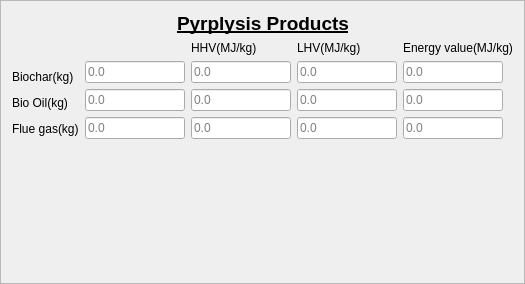
          <widget class="QFrame" name="frame_3">
           <property name="styleSheet">
            <string notr="true">background: none;</string>
           </property>
           <property name="frameShape">
            <enum>QFrame::StyledPanel</enum>
           </property>
           <property name="frameShadow">
            <enum>QFrame::Raised</enum>
           </property>
           <layout class="QGridLayout" name="gridLayout_2">
            <item row="0" column="0">
             <layout class="QHBoxLayout" name="horizontalLayout_32">
              <item>
               <spacer name="horizontalSpacer_17">
                <property name="orientation">
                 <enum>Qt::Horizontal</enum>
                </property>
                <property name="sizeHint" stdset="0">
                 <size>
                  <width>40</width>
                  <height>20</height>
                 </size>
                </property>
               </spacer>
              </item>
              <item>
               <widget class="QLabel" name="label_27">
                <property name="font">
                 <font>
                  <pointsize>14</pointsize>
                  <weight>75</weight>
                  <bold>true</bold>
                  <underline>true</underline>
                 </font>
                </property>
                <property name="text">
                 <string>Pyrplysis Products</string>
                </property>
               </widget>
              </item>
              <item>
               <spacer name="horizontalSpacer_18">
                <property name="orientation">
                 <enum>Qt::Horizontal</enum>
                </property>
                <property name="sizeHint" stdset="0">
                 <size>
                  <width>40</width>
                  <height>20</height>
                 </size>
                </property>
               </spacer>
              </item>
             </layout>
            </item>
            <item row="1" column="0">
             <layout class="QHBoxLayout" name="horizontalLayout_18">
              <item>
               <layout class="QVBoxLayout" name="verticalLayout_4">
                <item>
                 <widget class="QLabel" name="label_29">
                  <property name="text">
                   <string/>
                  </property>
                 </widget>
                </item>
                <item>
                 <widget class="QLabel" name="label_17">
                  <property name="text">
                   <string>Biochar(kg)</string>
                  </property>
                 </widget>
                </item>
                <item>
                 <widget class="QLabel" name="label_18">
                  <property name="text">
                   <string>Bio Oil(kg)</string>
                  </property>
                 </widget>
                </item>
                <item>
                 <widget class="QLabel" name="label_19">
                  <property name="text">
                   <string>Flue gas(kg)</string>
                  </property>
                 </widget>
                </item>
               </layout>
              </item>
              <item>
               <layout class="QVBoxLayout" name="verticalLayout_3">
                <item>
                 <widget class="QLabel" name="label_41">
                  <property name="text">
                   <string/>
                  </property>
                 </widget>
                </item>
                <item>
                 <widget class="QLineEdit" name="lineEdit_14">
                  <property name="maximumSize">
                   <size>
                    <width>100</width>
                    <height>16777215</height>
                   </size>
                  </property>
                  <property name="text">
                   <string/>
                  </property>
                  <property name="placeholderText">
                   <string>0.0</string>
                  </property>
                 </widget>
                </item>
                <item>
                 <widget class="QLineEdit" name="lineEdit_15">
                  <property name="maximumSize">
                   <size>
                    <width>100</width>
                    <height>16777215</height>
                   </size>
                  </property>
                  <property name="text">
                   <string/>
                  </property>
                  <property name="placeholderText">
                   <string>0.0</string>
                  </property>
                 </widget>
                </item>
                <item>
                 <widget class="QLineEdit" name="lineEdit_16">
                  <property name="maximumSize">
                   <size>
                    <width>100</width>
                    <height>16777215</height>
                   </size>
                  </property>
                  <property name="text">
                   <string/>
                  </property>
                  <property name="readOnly">
                   <bool>false</bool>
                  </property>
                  <property name="placeholderText">
                   <string>0.0</string>
                  </property>
                 </widget>
                </item>
               </layout>
              </item>
              <item>
               <layout class="QVBoxLayout" name="verticalLayout_5">
                <item>
                 <widget class="QLabel" name="label_42">
                  <property name="text">
                   <string>HHV(MJ/kg)</string>
                  </property>
                 </widget>
                </item>
                <item>
                 <widget class="QLineEdit" name="lineEdit_29">
                  <property name="maximumSize">
                   <size>
                    <width>100</width>
                    <height>16777215</height>
                   </size>
                  </property>
                  <property name="text">
                   <string/>
                  </property>
                  <property name="placeholderText">
                   <string>0.0</string>
                  </property>
                 </widget>
                </item>
                <item>
                 <widget class="QLineEdit" name="lineEdit_35">
                  <property name="maximumSize">
                   <size>
                    <width>100</width>
                    <height>16777215</height>
                   </size>
                  </property>
                  <property name="text">
                   <string/>
                  </property>
                  <property name="placeholderText">
                   <string>0.0</string>
                  </property>
                 </widget>
                </item>
                <item>
                 <widget class="QLineEdit" name="lineEdit_32">
                  <property name="maximumSize">
                   <size>
                    <width>100</width>
                    <height>16777215</height>
                   </size>
                  </property>
                  <property name="text">
                   <string/>
                  </property>
                  <property name="placeholderText">
                   <string>0.0</string>
                  </property>
                 </widget>
                </item>
               </layout>
              </item>
              <item>
               <layout class="QVBoxLayout" name="verticalLayout_2">
                <item>
                 <widget class="QLabel" name="label_43">
                  <property name="text">
                   <string>LHV(MJ/kg)</string>
                  </property>
                 </widget>
                </item>
                <item>
                 <widget class="QLineEdit" name="lineEdit_30">
                  <property name="maximumSize">
                   <size>
                    <width>100</width>
                    <height>16777215</height>
                   </size>
                  </property>
                  <property name="text">
                   <string/>
                  </property>
                  <property name="placeholderText">
                   <string>0.0</string>
                  </property>
                 </widget>
                </item>
                <item>
                 <widget class="QLineEdit" name="lineEdit_33">
                  <property name="maximumSize">
                   <size>
                    <width>100</width>
                    <height>16777215</height>
                   </size>
                  </property>
                  <property name="text">
                   <string/>
                  </property>
                  <property name="placeholderText">
                   <string>0.0</string>
                  </property>
                 </widget>
                </item>
                <item>
                 <widget class="QLineEdit" name="lineEdit_36">
                  <property name="maximumSize">
                   <size>
                    <width>100</width>
                    <height>16777215</height>
                   </size>
                  </property>
                  <property name="text">
                   <string/>
                  </property>
                  <property name="placeholderText">
                   <string>0.0</string>
                  </property>
                 </widget>
                </item>
               </layout>
              </item>
              <item>
               <layout class="QVBoxLayout" name="verticalLayout">
                <item>
                 <widget class="QLabel" name="label_44">
                  <property name="text">
                   <string>Energy value(MJ/kg)</string>
                  </property>
                 </widget>
                </item>
                <item>
                 <widget class="QLineEdit" name="lineEdit_31">
                  <property name="maximumSize">
                   <size>
                    <width>100</width>
                    <height>16777215</height>
                   </size>
                  </property>
                  <property name="text">
                   <string/>
                  </property>
                  <property name="placeholderText">
                   <string>0.0</string>
                  </property>
                 </widget>
                </item>
                <item>
                 <widget class="QLineEdit" name="lineEdit_34">
                  <property name="maximumSize">
                   <size>
                    <width>100</width>
                    <height>16777215</height>
                   </size>
                  </property>
                  <property name="text">
                   <string/>
                  </property>
                  <property name="placeholderText">
                   <string>0.0</string>
                  </property>
                 </widget>
                </item>
                <item>
                 <widget class="QLineEdit" name="lineEdit_37">
                  <property name="maximumSize">
                   <size>
                    <width>100</width>
                    <height>16777215</height>
                   </size>
                  </property>
                  <property name="text">
                   <string/>
                  </property>
                  <property name="placeholderText">
                   <string>0.0</string>
                  </property>
                 </widget>
                </item>
               </layout>
              </item>
             </layout>
            </item>
            <item row="2" column="0">
             <spacer name="verticalSpacer">
              <property name="orientation">
               <enum>Qt::Vertical</enum>
              </property>
              <property name="sizeHint" stdset="0">
               <size>
                <width>20</width>
                <height>133</height>
               </size>
              </property>
             </spacer>
            </item>
           </layout>
          </widget>
